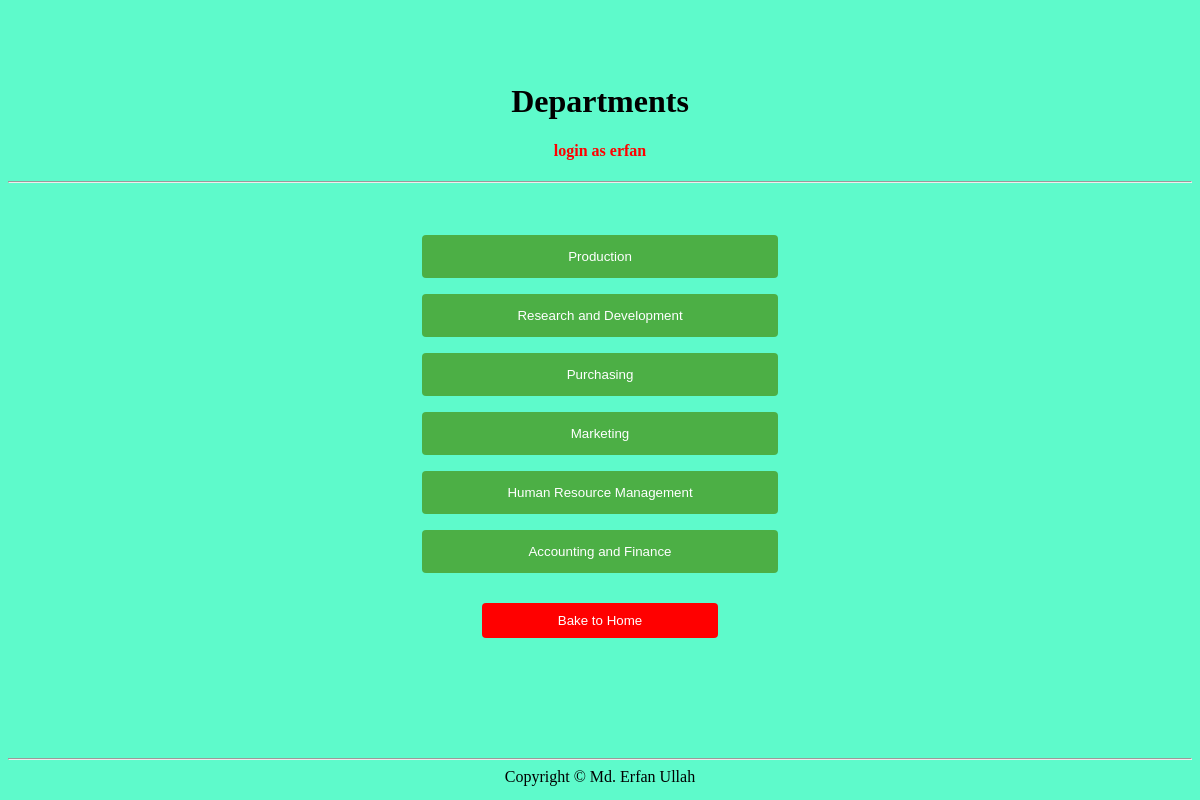
Screenshot of /admin/department.php (signed in) with the database file from the repository.
### tables this page shows
CREATE TABLE `department` (
  `NAME` varchar(50) NOT NULL,
  `LOCATION` varchar(50) DEFAULT NULL,
  `dep_id` int(10) NOT NULL
);

### functions/dbconfig.php (called while the page is built)
<?php
	class dbconfig{
		public function connection(){
			$conn = new mysqli("127.0.0.1","root","","employee");
			return $conn;
		}
	}
?>

### functions/functions.php (called while the page is built, shortened)
<?php
class cls_func{
	public function con(){
		$connect = new dbconfig();
		return $connect->connection();
	}
	public function all_dep_info(){
		$result = $this->con()->query("SELECT * from department");
		return $result;
	}
	}
	?>

### admin/department.php (the view, shortened to what this page needs)
<?php
require_once('../functions/dbconfig.php');
    require_once('../functions/functions.php');
    $obj = new cls_func();
    $qry=$obj->all_dep_info();
?>
<link rel="stylesheet" type="text/css" href="admin.css">
<center><h1> Departments</center> </h1>
<font color="red"><center><h4><?php echo "login as ".$_SESSION['username']; ?></h4></center></font>
<hr>
    <table style="width:100%">
 <?php
  while($rec=$qry->fetch_assoc())
                        {
  ?>
<tr>
<a href='dep_info.php?id=<?php echo $rec['dep_id']?>'><center><button><?php echo $rec['NAME']; ?> </button></center> </a>
 </tr>
<?php
                        }
?>
</table>
<center><a href = "Admin.php"><input id="cancel" type = "button" value ="Bake to Home"></a></center>
</html>
</body>
<hr>
  <center><footer>Copyright © Md. Erfan Ullah</footer></center>

### admin/admin.css (style rules this page uses)
input[type=button] { width: 20%; background-color: red; color: white; padding: 10px 7px; margin: 4px 0; border: none; border-radius: 4px; cursor: pointer; }
button { width: 30%; background-color: #4CAF45; color: white; padding: 14px 20px; margin: 8px 0; border: none; border-radius: 4px; cursor: pointer; }
table { font-family: arial, sans-serif; border-collapse: collapse; width: 100%; background-color: lightgreen; }

### rows the page displays
department: NAME "Production"
department: NAME "Research and Development"
department: NAME "Purchasing"
department: NAME "Marketing"
department: NAME "Human Resource Management"
department: NAME "Accounting and Finance"

### other values shown
$_SESSION['username'] "erfan"
